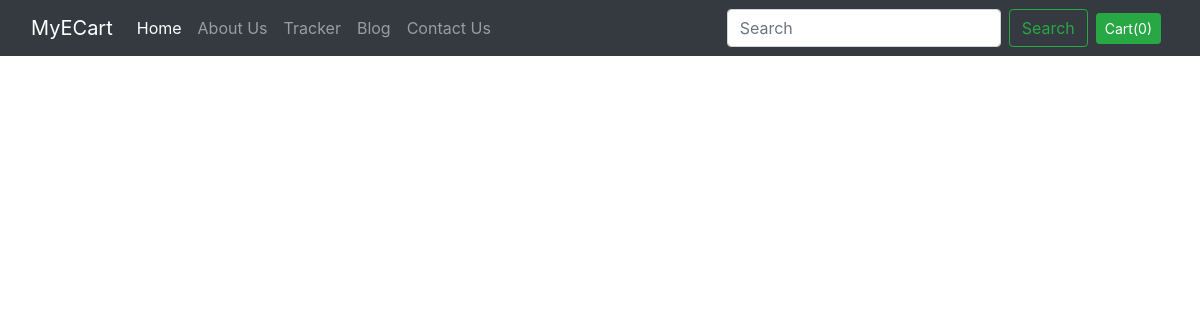
The page /blog/ on the database as committed earlier.
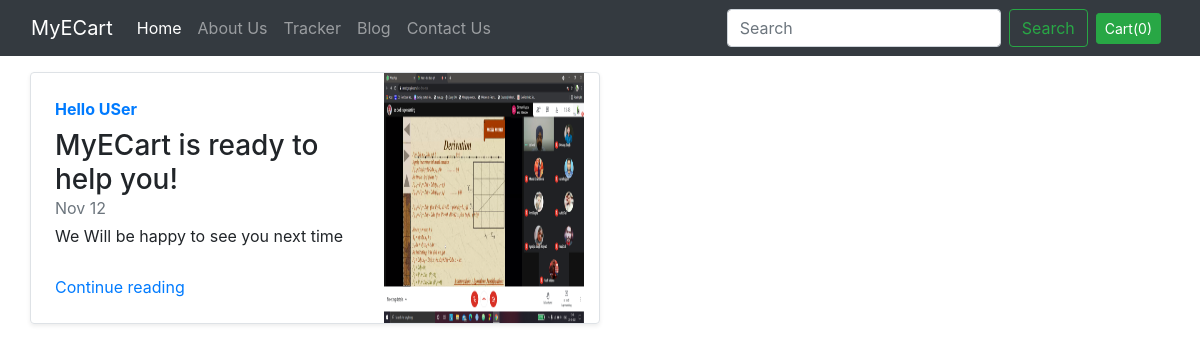
The same page on the database as committed later.
### blog/models.py (models this page shows)
class Blogpost(models.Model):
    post_id = models.AutoField(primary_key=True)
    title = models.CharField(max_length=50)
    head0=models.CharField(max_length=500,default="")
    chead0=models.CharField(max_length=5000,default="")
    head1=models.CharField(max_length=500,default="")
    chead1=models.CharField(max_length=5000,default="")
    head2=models.CharField(max_length=500,default="")
    chead2=models.CharField(max_length=5000,default="")
    pub_date = models.DateField()
    Thumbnail=models.ImageField(upload_to='shop/images',default="")
    def __str__(self):
        return self.title

### blog/views.py (the view)
# urls.py: path('',views.index,name="Home")
def index(request):
    myposts=Blogpost.objects.all()
    print(myposts)
    return render(request,'blog/index.html',{'myposts':myposts})

### blog/templates/blog/index.html (shortened to what this page needs)
{% extends 'shop/basic.html' %}
{% block body %}
<div class="container mt-3">
  <div class="row my-2">
{% for item in myposts %}
        <div class="col-md-6">
          <div class="row g-0 border rounded overflow-hidden flex-md-row mb-4 shadow-sm h-md-250 position-relative">
            <div class="col p-4 d-flex flex-column position-static">
              <strong class="d-inline-block mb-2 text-primary">{{item.head0}}</strong>
              <h3 class="mb-0">{{item.title}}</h3>
              <div class="mb-1 text-muted">Nov 12</div>
              <p class="card-text mb-auto">{{item.head1}}</p>
              <a href="#" class="stretched-link">Continue reading</a>
            </div>
            <div class="col-auto d-none d-lg-block">
              <img src="/media/{{item.Thumbnail}}" class="bd-placeholder-img" width="200" height="250" xmlns="http://www.w3.org/2000/svg" role="img" aria-label="Placeholder: Thumbnail"/>
            </div>
          </div>
        </div>
{% endfor %}
</div>
{% endblock %}

Rows that differ between the two databases and show on the page:
added Blogpost: head0 "Hello USer", title "MyECart is ready to help you!", head1 "We Will be happy to see you next time", Thumbnail (picture)
